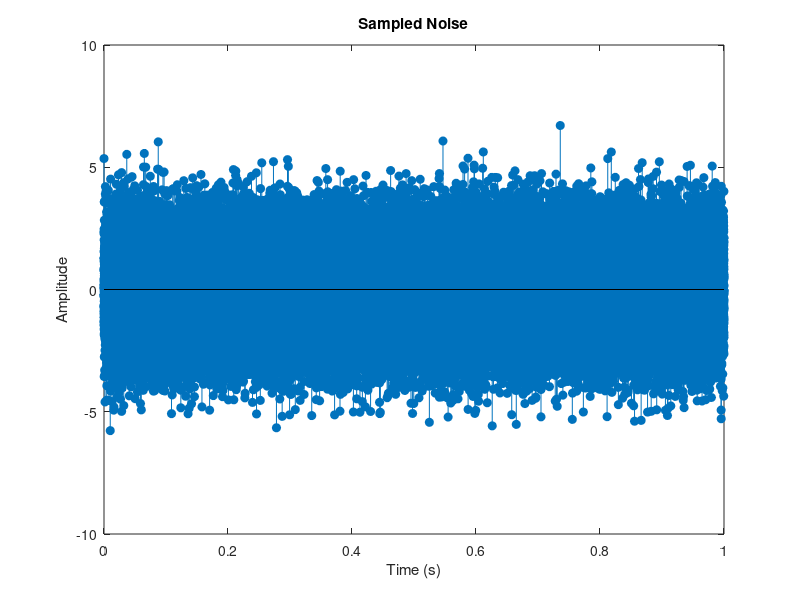

MATLAB code to generate this figure: (Note: this script raises an error after producing the figure.)
%% Parameters
fs   = 1e7;        % sampling frequency (Hz)
T    = 1;          % signal duration (s)
N    = fs * T;     % number of samples
noise_var = 2;     % desired noise variance (power)

%% 1) Generate white Gaussian noise
noise = sqrt(noise_var) * randn(1, N);

%% 2) Plot noise in time domain
t = (0:N-1)/fs;
figure;
plot(t, noise);
xlabel('Time (s)');
ylabel('Amplitude');
ylim([-10 10]);
title('White Gaussian Noise');

%% 3) Sample the noise (decimation)
M = 100;                               % decimation factor
sampled_noise = noise(1:M:end);
ts = t(1:M:end);

figure;
stem(ts, sampled_noise, 'filled');
xlabel('Time (s)');
ylabel('Amplitude');
ylim([-10 10]);
title('Sampled Noise');

%% 4) Compute sampled noise power
original_power = mean(noise.^2);
fprintf('Original noise power = %.4f\n', original_power);
sampled_power = mean(sampled_noise.^2);
fprintf('Sampled noise power = %.4f\n', sampled_power);

%% 5) Spectrum of the original noise
Nfft = 2^nextpow2(N);       % FFT length
f = fs/2 * linspace(0,1,Nfft/2+1);
Y = fft(noise, Nfft)/N;
PSD = 2*abs(Y(1:Nfft/2+1)).^2;   % power spectrum

figure;
plot(f, 10*log10(PSD));
xlabel('Frequency (Hz)');
ylabel('Power (dB)');
ylim([-150 -20]);
title('Spectrum of Original Noise');
grid on;

%% 6) Spectrum of the sampled noise
fs_s = fs/M;                      % new sampling frequency
Ns   = length(sampled_noise);
Nfft_s = 2^nextpow2(Ns);
f_s = fs_s/2 * linspace(0,1,Nfft_s/2+1);
Y_s = fft(sampled_noise, Nfft_s)/Ns;
PSD_s = 2*abs(Y_s(1:Nfft_s/2+1)).^2;

figure;
plot(f_s, 10*log10(PSD_s));
xlabel('Frequency (Hz)');
ylabel('Power (dB)');
ylim([-150 -20]);
title('Spectrum of Sampled Noise');
grid on;
